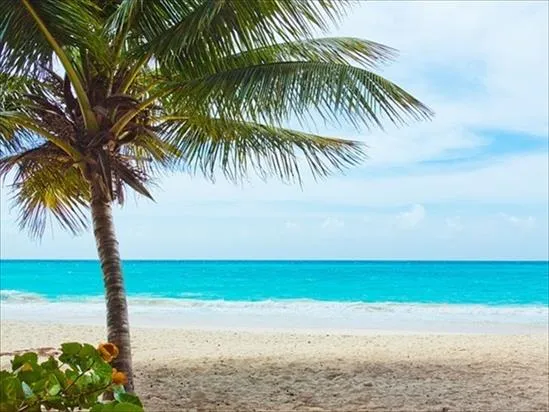
#> input picture Task-4/images/1_2Ry_57l1BAKQh0Wgp2kIUg.jpg, 549 x 412 px, found by its file name
$ jupyter execute --allow-errors 'task_4 .ipynb'   (shell and % lines are left out)
#> lines starting #> are read from the running program, lines starting #| are printed output that depends on the picture
K-means

[cell 1]
from google.colab import files
from IPython.display import Image

[cell 2]
import numpy as np
import cv2
import matplotlib.pyplot as plt

#> (a cell that did not finish here is left out)

[cell 4]
Image("1_2Ry_57l1BAKQh0Wgp2kIUg.jpg")

[cell 5]
original_image = cv2.imread('1_2Ry_57l1BAKQh0Wgp2kIUg.jpg')
#> original_image is the input picture: shape (412, 549, 3); mean B, G, R 170.2, 174.5, 145.9

# Check if the image was loaded successfully
if original_image is not None:
    # Convert color space
    img = cv2.cvtColor(original_image, cv2.COLOR_BGR2RGB)
    # Reshape the image
    vectorized = img.reshape((-1,3))    #converts the MxNx3 image into a Kx3 matrix where K=MxN and each row is now a vector in the 3-D space of RGB.
    vectorized = np.float32(vectorized) #We convert the unit8 values to float as it is a requirement of the k-means

    # Further processing or display the image
else:
    print("Failed to load the image.")

Define criteria, number of clusters(K) and apply k-means()

[cell 6]
criteria = (cv2.TERM_CRITERIA_EPS + cv2.TERM_CRITERIA_MAX_ITER, 10, 1.0)

[cell 7]
K = 3
attempts=10
ret,label,center=cv2.kmeans(vectorized,K,None,criteria,attempts,cv2.KMEANS_PP_CENTERS)
#> ret = 635416677.4; center = [[200.8, 220.6, 226.1], [87.55, 87.49, 58.46], [13.65, 196.5, 219.9]]
# k = 3   3 colors, green-colored grass and forest, blue sea and the greenish-blue seashore.

Now convert back into uint8.

[cell 8]
center = np.uint8(center)
#> center = [[200, 220, 226], [87, 87, 58], [13, 196, 219]]

Next, we have to access the labels to regenerate the clustered image

[cell 9]
res = center[label.flatten()]
result_image = res.reshape((img.shape))
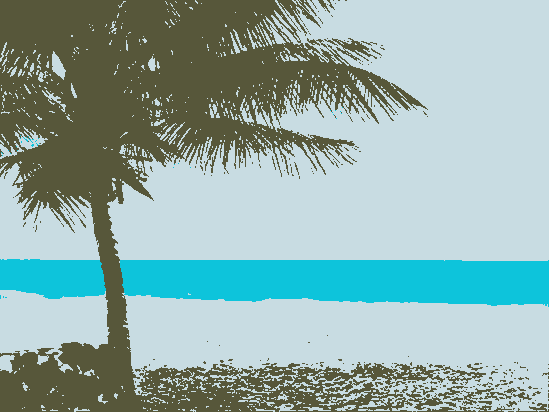
#> result_image: shape (412, 549, 3); mean R, G, B 145.3, 173.9, 170

visualize the output result with K=3

[cell 10]
figure_size = 15
plt.figure(figsize=(figure_size,figure_size))
#> (this line was passed over: IPython is not available in this run)
#> (the rest of this cell did not finish here and is left out)

AgglomerativeClustering

[cell 11]
import matplotlib.pyplot as plt
import pandas as pd
import numpy as np

#> (a cell that did not finish here is left out)

[cell 13]
customer_data = pd.read_csv('hierarchical-clustering-with-python-and-scikit-learn-shopping-data.csv')
#> (reads Task-4/hierarchical-clustering-with-python-and-scikit-learn-shopping-data.csv from the repository)

[cell 14]
customer_data.shape   # Display the shape (dimensions) of the DataFrame

[cell 15]
customer_data.head()    # Display the first few rows of the DataFrame

 Extract the relevant features (columns 3 and 4) from the DataFrame and convert them to a NumPy array

[cell 16]
data = customer_data.iloc[:, 3:5].values

[cell 17]
data

[cell 18]
import scipy.cluster.hierarchy as shc
# Plot the dendrogram for hierarchical clustering using Ward's method
plt.figure(figsize=(10, 7))
#> (this line was passed over: IPython is not available in this run)
plt.title("Customer dendrogram")
#> (this line was passed over: IPython is not available in this run)
#> (the rest of this cell did not finish here and is left out)

min (single-link)

[cell 19]
from sklearn.cluster import AgglomerativeClustering

# Perform hierarchical clustering using AgglomerativeClustering
#> (the rest of this cell did not finish here and is left out)

#> (a cell that did not finish here is left out)

Plot the clustered data points

[cell 21]
plt.figure(figsize=(10, 7))   #new figure
#> (this line was passed over: IPython is not available in this run)
#> (the rest of this cell did not finish here and is left out)

mean shift

[cell 22]
import numpy as np

from sklearn.cluster import MeanShift, estimate_bandwidth
from sklearn.datasets import make_blobs

[cell 23]
centers = [[1, 1], [-1, -1], [1, -1]]
X, _ = make_blobs(n_samples=300, centers=3, random_state=42)

[cell 24]
# The following bandwidth can be automatically detected using
bandwidth = estimate_bandwidth(X, quantile=0.2, n_samples=500)

ms = MeanShift(bandwidth=bandwidth, bin_seeding=True)
ms.fit(X)
labels = ms.labels_
cluster_centers = ms.cluster_centers_

labels_unique = np.unique(labels)
n_clusters_ = len(labels_unique)

print("number of estimated clusters : %d" % n_clusters_)

[cell 25]
import matplotlib.pyplot as plt

plt.figure(1)
#> (this line was passed over: IPython is not available in this run)
plt.clf()
#> (this line was passed over: IPython is not available in this run)

colors = ["#dede00", "#377eb8", "#f781bf"]
markers = ["x", "o", "^"]

#> (the rest of this cell did not finish here and is left out)

[cell 26]
from sklearn.cluster import MeanShift
from sklearn.datasets import make_blobs
import matplotlib.pyplot as plt

# Create synthetic data
X, _ = make_blobs(n_samples=300, centers=3, random_state=42)

# Apply Mean Shift clustering with a specific bandwidth
bandwidth = 2.5
mean_shift = MeanShift(bandwidth=bandwidth)
mean_shift.fit(X)

# Visualize the results
plt.scatter(X[:, 0], X[:, 1], c=mean_shift.labels_, cmap='viridis', marker='o')
#> (this line was passed over: IPython is not available in this run)
